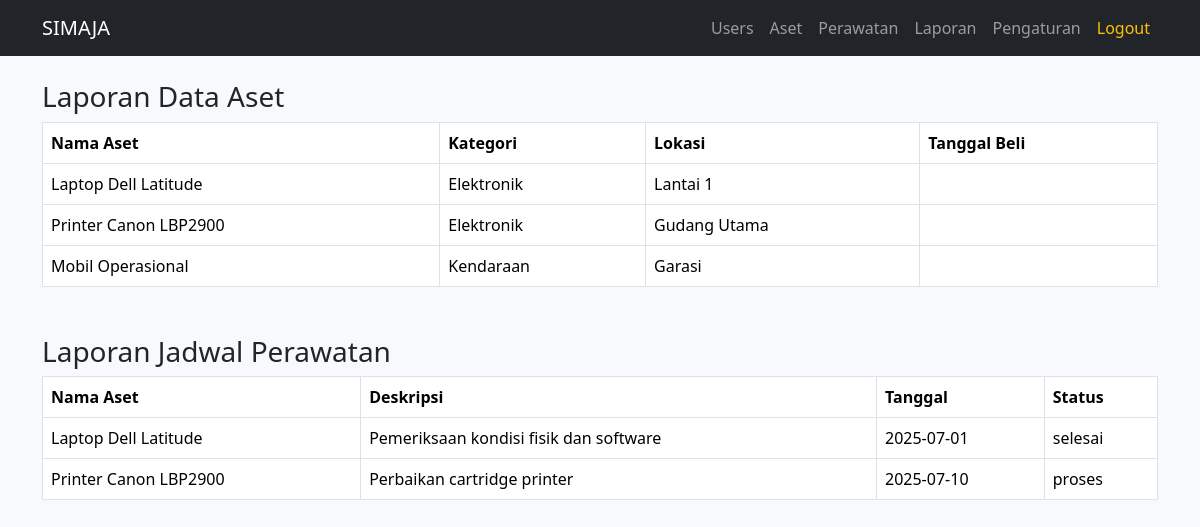
/pages/reports/index.php (signed in), run on the app's committed database.
### tables this page shows
CREATE TABLE `assets` (
  `id` int(11) NOT NULL,
  `nama` varchar(100) NOT NULL,
  `kode` varchar(50) NOT NULL,
  `kategori_id` int(11) DEFAULT NULL,
  `lokasi_id` int(11) DEFAULT NULL,
  `tanggal_beli` date DEFAULT NULL
);

CREATE TABLE `categories` (
  `id` int(11) NOT NULL,
  `nama` varchar(100) NOT NULL
);

CREATE TABLE `locations` (
  `id` int(11) NOT NULL,
  `nama` varchar(100) NOT NULL
);

CREATE TABLE `maintenance` (
  `id` int(11) NOT NULL,
  `aset_id` int(11) DEFAULT NULL,
  `tanggal` date DEFAULT NULL,
  `jenis_id` int(11) DEFAULT NULL,
  `deskripsi` text DEFAULT NULL,
  `status` enum('selesai','proses','tertunda') DEFAULT 'proses'
);

### pages/reports/index.php (the view, shortened to what this page needs)
<?php
include '../../config/db.php';
include '../../includes/header.php';
include '../../includes/navbar.php';
$aset = $conn->query("
    SELECT assets.*, categories.nama AS kategori, locations.nama AS lokasi
    FROM assets
    LEFT JOIN categories ON assets.kategori_id = categories.id
    LEFT JOIN locations ON assets.lokasi_id = locations.id
");
$perawatan = $conn->query("
    SELECT maintenance.*, assets.nama AS aset
    FROM maintenance
    LEFT JOIN assets ON maintenance.aset_id = assets.id
");
?>
<div class="container mt-4">
    <h3>Laporan Data Aset</h3>
    <table class="table table-bordered mb-5">
        <thead>
            <tr>
                <th>Nama Aset</th>
                <th>Kategori</th>
                <th>Lokasi</th>
                <th>Tanggal Beli</th>
            </tr>
        </thead>
        <tbody>
            <?php while ($row = $aset->fetch_assoc()) : ?>
            <tr>
                <td><?= $row['nama'] ?></td>
                <td><?= $row['kategori'] ?></td>
                <td><?= $row['lokasi'] ?></td>
                <td><?= $row['tanggal_beli'] ?></td>
            </tr>
            <?php endwhile ?>
        </tbody>
    </table>
    <h3>Laporan Jadwal Perawatan</h3>
    <table class="table table-bordered">
        <thead>
            <tr>
                <th>Nama Aset</th>
                <th>Deskripsi</th>
                <th>Tanggal</th>
                <th>Status</th>
            </tr>
        </thead>
        <tbody>
            <?php while ($row = $perawatan->fetch_assoc()) : ?>
            <tr>
                <td><?= $row['aset'] ?></td>
                <td><?= $row['deskripsi'] ?></td>
                <td><?= $row['tanggal'] ?></td>
                <td><?= $row['status'] ?></td>
            </tr>
            <?php endwhile ?>
        </tbody>
    </table>
</div>
<?php include '../../includes/footer.php'; ?>

### includes/header.php (shortened to what this page needs)
<!DOCTYPE html>
<html lang="id">
<head>
    <link href="https://cdn.jsdelivr.net/npm/bootstrap@5.3.2/dist/css/bootstrap.min.css" rel="stylesheet">
</head>
<body>

### includes/navbar.php (shortened to what this page needs)
<nav class="navbar navbar-expand-lg navbar-dark bg-dark">
    <div class="container">
        <a class="navbar-brand" href="/simaja/index.php">SIMAJA</a>
        <div class="collapse navbar-collapse justify-content-end" id="navbarNav">
            <ul class="navbar-nav">
                <li class="nav-item"><a class="nav-link" href="/simaja/pages/users/list.php">Users</a></li>
                <li class="nav-item"><a class="nav-link" href="/simaja/pages/assets/list.php">Aset</a></li>
                <li class="nav-item"><a class="nav-link" href="/simaja/pages/maintenance/list.php">Perawatan</a></li>
                <li class="nav-item"><a class="nav-link" href="/simaja/pages/reports/index.php">Laporan</a></li>
                <li class="nav-item"><a class="nav-link" href="/simaja/pages/settings/list.php">Pengaturan</a></li>
                <li class="nav-item"><a class="nav-link text-warning" href="/simaja/logout.php">Logout</a></li>
            </ul>
        </div>
    </div>
</nav>

### includes/footer.php (shortened to what this page needs)
</body>
</html>

### includes/header.php (style rules this page uses)
body { background-color: #f7f9fc; }

### data on the page
assets: nama "Laptop Dell Latitude", kategori.nama "Elektronik", lokasi.nama "Lantai 1"
assets: nama "Printer Canon LBP2900", kategori.nama "Elektronik", lokasi.nama "Gudang Utama"
assets: nama "Mobil Operasional", kategori.nama "Kendaraan", lokasi.nama "Garasi"
maintenance: aset.nama "Laptop Dell Latitude", deskripsi "Pemeriksaan kondisi fisik dan software", tanggal "2025-07-01", status "selesai"
maintenance: aset.nama "Printer Canon LBP2900", deskripsi "Perbaikan cartridge printer", tanggal "2025-07-10", status "proses"
